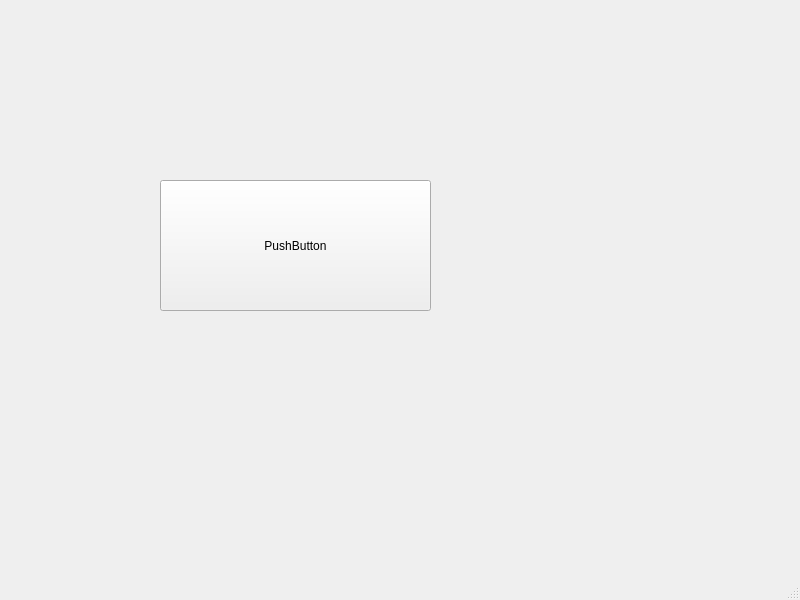
<?xml version="1.0" encoding="UTF-8"?>
<ui version="4.0">
 <class>MainWindow</class>
 <widget class="QMainWindow" name="MainWindow">
  <property name="geometry">
   <rect>
    <x>0</x>
    <y>0</y>
    <width>800</width>
    <height>600</height>
   </rect>
  </property>
  <property name="windowTitle">
   <string>MainWindow</string>
  </property>
  <widget class="QWidget" name="centralwidget">
   <widget class="QPushButton" name="pushButton">
    <property name="geometry">
     <rect>
      <x>160</x>
      <y>180</y>
      <width>271</width>
      <height>131</height>
     </rect>
    </property>
    <property name="text">
     <string>PushButton</string>
    </property>
   </widget>
  </widget>
  <widget class="QMenuBar" name="menubar">
   <property name="geometry">
    <rect>
     <x>0</x>
     <y>0</y>
     <width>800</width>
     <height>22</height>
    </rect>
   </property>
  </widget>
  <widget class="QStatusBar" name="statusbar"/>
 </widget>
 <resources/>
 <connections/>
</ui>
